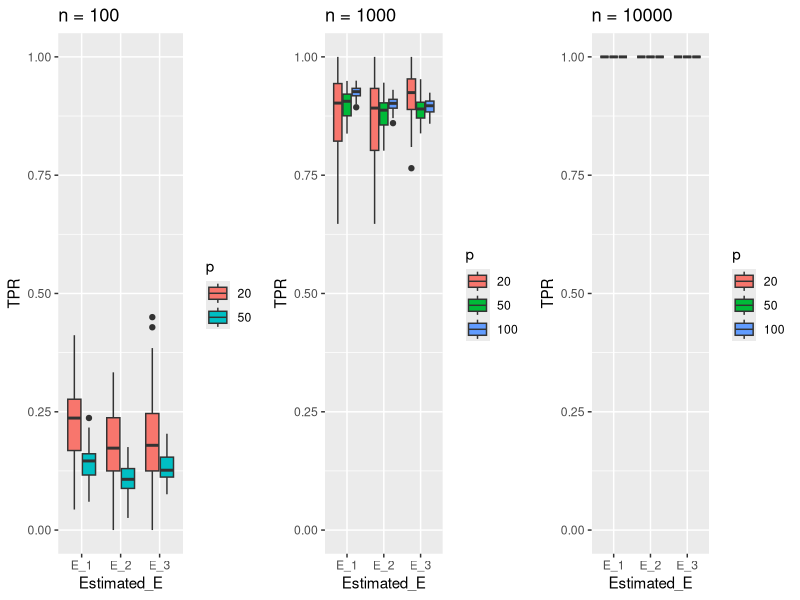
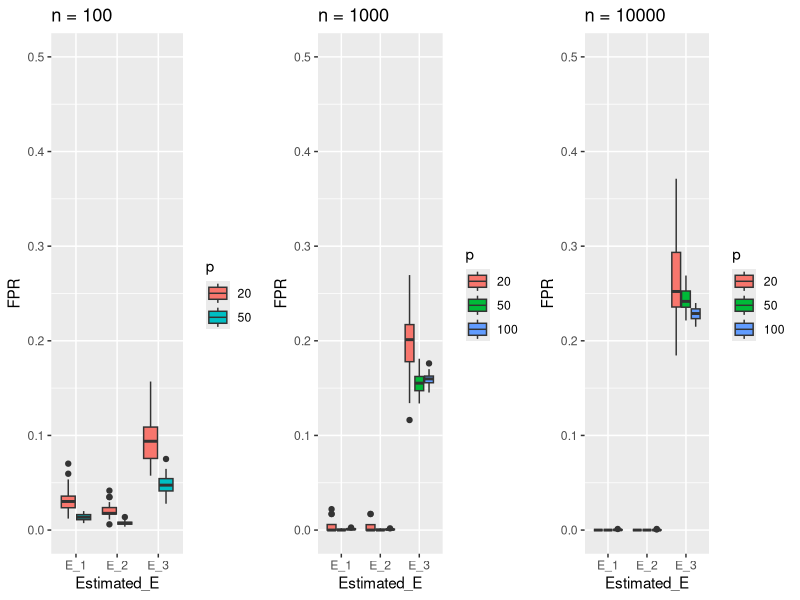

R code for these plots, in order:
library(tidyverse)

dfAll <- read.csv('E1E2E3.csv')
dfAll <- dfAll[,-1]
dfAll$p <- as.factor(dfAll$p)
dfAllTPR <- filter(dfAll, method == 'cv_min' | method == 'loglikhood')
dfAllFPR <- filter(dfAll, method == 'cv1se' | method == 'loglikhood')


dfAllTPRn100 <- filter(dfAllTPR, n == 100)
dfAllTPRn1000 <- filter(dfAllTPR, n == 1000)
dfAllTPRn10000 <- filter(dfAllTPR, n == 10000)

dfAllFPRn100 <- filter(dfAllFPR, n == 100)
dfAllFPRn1000 <- filter(dfAllFPR, n == 1000)
dfAllFPRn10000 <- filter(dfAllFPR, n == 10000)




#TPR
pn100TPR <- ggplot(dfAllTPRn100, aes(x=Estimated_E, y=TPR)) +
  geom_boxplot(aes(fill = p)) +
  ggtitle("n = 100") + ylim(0,1)
pn1000TPR <- ggplot(dfAllTPRn1000, aes(x=Estimated_E, y=TPR)) +
  geom_boxplot(aes(fill = p)) +
  ggtitle("n = 1000") + ylim(0,1)
pn10000TPR <- ggplot(dfAllTPRn10000, aes(x=Estimated_E, y=TPR)) +
  geom_boxplot(aes(fill = p)) +
  ggtitle("n = 10000") + ylim(0,1)


#FPR
pn100FPR <- ggplot(dfAllFPRn100, aes(x=Estimated_E, y=FPR)) +
  geom_boxplot(aes(fill = p)) +
  ggtitle("n = 100") + ylim(0,0.5)
pn1000FPR <- ggplot(dfAllFPRn1000, aes(x=Estimated_E, y=FPR)) +
  geom_boxplot(aes(fill = p)) +
  ggtitle("n = 1000") + ylim(0,0.5)
pn10000FPR <- ggplot(dfAllFPRn10000, aes(x=Estimated_E, y=FPR)) +
  geom_boxplot(aes(fill = p)) +
  ggtitle("n = 10000") + ylim(0,0.5)

library(gridExtra)
grid.arrange(pn100TPR, pn1000TPR, pn10000TPR, ncol = 3)
gTPR <- arrangeGrob(pn100TPR, pn1000TPR, pn10000TPR, ncol = 3) #generates g
ggsave(file="TPRbpALL.pdf", gTPR)

grid.arrange(pn100FPR, pn1000FPR, pn10000FPR, ncol = 3)
gFPR <- arrangeGrob(pn100FPR, pn1000FPR, pn10000FPR, ncol = 3) #generates g
ggsave(file="FPRbpALL.pdf", gFPR)
